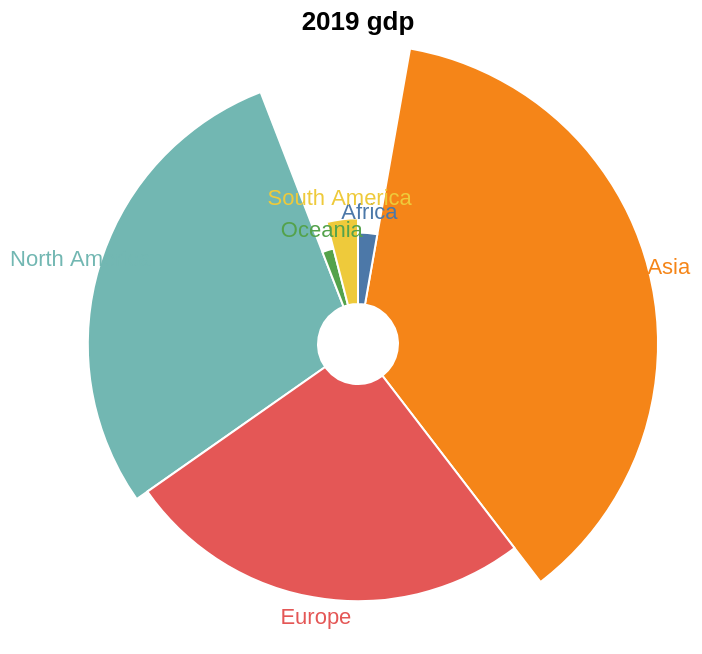

Vega-Lite specification stored for this chart:
### Vega-Lite specification from a JSON file in a GitHub repository (floating-point values rounded to 4 significant figures)
{"$schema": "https://vega.github.io/schema/vega-lite/v4.json", "title": "2019 gdp", "data": {"values": [{"category": "Asia", "value": "31874.196"}, {"category": "North America", "value": "24985.935"}, {"category": "Europe", "value": "22246.631"}, {"category": "Oceania", "value": "1615.236"}, {"category": "Africa", "value": "2404.234"}, {"category": "South America", "value": "3472.592"}]}, "layer": [{"mark": {"type": "arc", "innerRadius": 20, "stroke": "#fff"}}, {"mark": {"type": "text", "radiusOffset": 10}, "encoding": {"text": {"field": "category", "type": "nominal"}}}], "encoding": {"theta": {"field": "value", "type": "quantitative", "stack": true}, "radius": {"field": "value", "scale": {"type": "sqrt", "zero": true, "rangeMin": 20}}, "color": {"field": "category", "type": "nominal", "legend": null}}, "view": {"stroke": null}, "config": {}}
